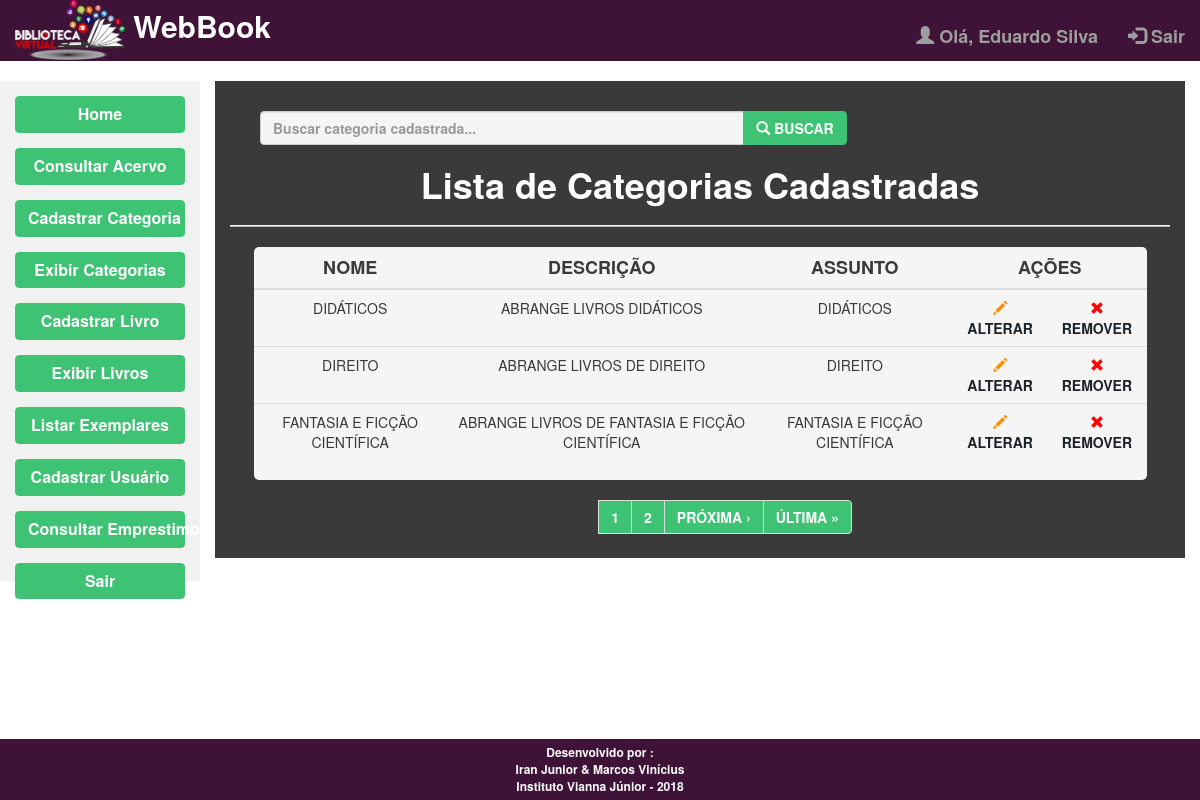
/view/exibirCategoria.view.php (signed in), run on the app's committed database.
### tables this page shows
CREATE TABLE `categoria` (
  `idCategoria` int(11) NOT NULL AUTO_INCREMENT,
  `nome` varchar(45) DEFAULT NULL,
  `descricao` varchar(80) DEFAULT NULL,
  `assunto` varchar(45) DEFAULT NULL,
  PRIMARY KEY (`idCategoria`)
);

### view/exibirCategoria.view.php (the view, shortened to what this page needs)
<?php
require_once ("../view/templateIndex.php");
global $pdo;
$endereco = $_SERVER ['PHP_SELF'];
$pagina_atual = (isset($_GET['page']) && is_numeric($_GET['page'])) ? $_GET['page'] : 1;
$linha_inicial = ($pagina_atual - 1) * QTDE_REGISTROS;
if(!empty($_GET['busca'])) {
    $sql = "SELECT * FROM categoria where nome like :busca LIMIT {$linha_inicial}, " . QTDE_REGISTROS;
    $statement = $pdo->prepare($sql);
    $statement->bindValue(':busca', '%' . $busca . '%');
}else{
    $sql = "SELECT * FROM categoria ORDER BY nome LIMIT {$linha_inicial}, " . QTDE_REGISTROS;
    $statement = $pdo->prepare($sql);
}
$statement->execute();
$dados = $statement->fetchAll(PDO::FETCH_OBJ);
if(!empty($_GET['busca'])) {
    $sqlContador = "SELECT COUNT(*) AS total_registros FROM categoria WHERE nome like :busca";
    $statement = $pdo->prepare($sqlContador);
    $statement->bindValue(':busca', '%' . $busca . '%');
}else{
    $sqlContador = "SELECT COUNT(*) AS total_registros FROM categoria";
    $statement = $pdo->prepare($sqlContador);
}
$statement->execute();
$valor = $statement->fetch(PDO::FETCH_OBJ);
$ultima_pagina = ceil($valor->total_registros / QTDE_REGISTROS);
$proxima_pagina = ($pagina_atual < $ultima_pagina) ? $pagina_atual + 1 : $pagina_atual;
$range_inicial = (($pagina_atual - RANGE_PAGINAS) >= 1) ? $pagina_atual - RANGE_PAGINAS : 1;
$range_final = (($pagina_atual + RANGE_PAGINAS) <= $ultima_pagina) ? $pagina_atual + RANGE_PAGINAS : $ultima_pagina;
$exibir_botao_final = ($range_final > $pagina_atual) ? 'mostrar' : 'esconder';
?>
<!DOCTYPE html>
<html lang="pt-br">
<head>
    <link rel="stylesheet" href="../css/estilo.css">
    <link rel="stylesheet" href="https://maxcdn.bootstrapcdn.com/bootstrap/3.3.7/css/bootstrap.min.css">
</head>
<body>
<div id="conteudoPrincipalFixo" class="container-fluid text-center">
    <div class="row content">
        <?php
        if($_SESSION['tipoUsuario'] == "5"){
            menuLateralAdmin();
        }
        ?>
        <div id="conteudoPrincipal" class="col-md-10 text-left">
            <div id="DivRegistroTabela" class="container col-md-12">
                <div class="row">
                <form method="get">
                    <div class="container col-md-8">
                        <div class="form-row">
                            <div id="buscarRegistro" class='input-group'>
                                <input id='busca' name="busca" type='text' class='form-control' placeholder='Buscar categoria cadastrada...'>
                                <div class='input-group-btn'>
                                    <button id='BotaoPesquisar' class='btn btn-warning' type='submit'>
                                        <i class='glyphicon glyphicon-search'></i>  BUSCAR
                                    </button>
                                </div>
                            </div>
                        </div>
                    </div>
                </form>
                <br/>
                </div>
                <div class="row">
                    <div class="col-md-12">
                <h1>Lista de Categorias Cadastradas</h1>
                <hr id="hrRegistros">
                <div id="tabelaExibir" class="row">
                    <table class="table table-hover">
                        <thead id="theadRegistro">
                        <tr>
                            <th>Nome</th>
                            <th>Descrição</th>
                            <th>Assunto</th>
                            <th colspan="2">Ações</th>
                        </tr>
                        </thead>
                        <tbody id="tbodyRegistro">
                        <?php if (!empty($dados)) {
                        foreach ($dados as $categoria) {
                            echo "
                    <tr>
                        <td>$categoria->nome</td>
                        <td>$categoria->descricao</td>
                        <td>$categoria->assunto</td>
                        <td><a href='../view/cadastroCategoria.view.php?id=".$categoria->idCategoria."'><i class='glyphicon glyphicon-pencil'></i>  Alterar</a></td>
                        <td><a  data-toggle='modal' data-target='#myModal".$categoria->idCategoria."' id='tdRemover' href='#?id=".$categoria->idCategoria."'><i class='glyphicon glyphicon-remove'></i>  Remover</a></td>
                    </tr>
                    <div id='myModal".$categoria->idCategoria."' class='modal fade' role='dialog'>
                        <div class='modal-dialog'>
                            <div class='modal-content'>
                                <div id='cabecalhoModal' class='modal-header'>
                                    <button id='fecharModal' type='button' class='close' data-dismiss='modal'>&times;</button>
                                    <h4 class='modal-title'>Confirmação de exclusão</h4>
                                </div>
                                <div id='bodyModal' class='modal-body'>
                                    <p>Tem certeza que deseja excluir este registro ?</p>
                                </div>
                                <div id='rodapeModal' class='modal-footer'>
                                    <a id='aBotaoRemover' class='btn btn-warning' href='../controller/Categoria.action.php?act=del&id=".$categoria->idCategoria."'>Remover</a>
                                    <button id='aBotaoCancelar' type='button' class='btn btn-default' data-dismiss='modal'>Cancelar</button>
                                </div>
                            </div>
                        </div>
                    </div>
                    ";
                        }
                        ?>
                        </tbody>
                    </table>
                </div>
            </div>
        <nav id='Paginacao' aria-label='Navegacao' class="col-md-10">
            <ul id='UlPaginacao' class='pagination pagination-md'>
            <?php
            for ($i = $range_inicial; $i <= $range_final; $i++):
                $destaque = ($i == $pagina_atual) ? 'destaque' : '';
                echo "
                <li class='page-item'>";
                    if(!empty($_GET['busca'])) {
                        echo "<a class='page-link $destaque' href='$endereco?page=$i&busca=$busca'>  $i  </a>";
                    }else{
                      echo "<a class='page-link $destaque' href='$endereco?page=$i'>  $i  </a>";
                    }
                echo"</li>";
            endfor;
            ?>
                <li class='page-item'>
                    <?php
                    if(!empty($_GET['busca'])) {
                        echo"<a class='page-link $exibir_botao_final' href='$endereco?page=$proxima_pagina&busca' title='Próxima Página'> Próxima ›</a>";
                    }else{
                        echo"<a class='page-link $exibir_botao_final' href='$endereco?page=$proxima_pagina' title='Próxima Página'> Próxima ›</a>";
                    }
                    ?>
                </li>
                <li class='page-item'>
                    <?php
                    if(!empty($_GET['busca'])) {
                        echo"<a class='page-link $exibir_botao_final' href='$endereco?page=$ultima_pagina&busca'  title='Última Página'> Última &raquo;</a>";
                    }else{
                        echo"<a class='page-link $exibir_botao_final' href='$endereco?page=$ultima_pagina'  title='Última Página'> Última &raquo;</a>";
                    }
                    ?>
                </li>
            </ul>
        </nav>
            <?php
            }
             else {
                echo "<h2 class='bg-warning'>Nenhum registro foi encontrado!</h2>
    ";
            }
            ?>
        </div>
                </div>
            </div>
    </div>
</div>
<br>
</body>
</html>

### css/estilo.css (style rules this page uses)
#conteudoPrincipalFixo { height: auto; }
#conteudoPrincipalFixo .row { height: 100%; }
#conteudoPrincipal { height: 100%; }
#buscarRegistro { margin-top: 30px; margin-left: 30px; }
#buscarRegistro button { font-weight: bold; background-color: #3EC374; border-color: #3EC374; }
#buscarRegistro input { font-weight: bold; background-color: whitesmoke; }
#hrRegistros { background-color: #bbb; height: 1px; }
#DivRegistroTabela { background-color: #3A3A3A; text-align: center; text-transform: uppercase; color: white; }
#theadRegistro { text-transform: uppercase; font-weight: bold; font-size: large; }
#tabelaExibir { margin: 0 auto; background-color: whitesmoke; width: 95%; border-radius: 5px; color: #3A3A3A; }
#DivRegistroTabela h1 { font-weight: bold; text-transform: none; }
#theadRegistro tr th { text-align: center; }
#tbodyRegistro tr td a { font-weight: bold; text-decoration: none; color: #1D2329; }
#tbodyRegistro .glyphicon-remove { color: red; }
#tbodyRegistro .glyphicon-pencil { color: #FF8C00; }
#UlPaginacao li a { background-color: #3EC374; color: white; font-weight: bold; }
#Paginacao { text-align: center; }
.mostrar { visibility: visible; }

### data on the page
categoria: nome "DIDÁTICOS", descricao "ABRANGE LIVROS DIDÁTICOS", assunto "DIDÁTICOS"
categoria: nome "DIREITO", descricao "ABRANGE LIVROS DE DIREITO", assunto "DIREITO"
categoria: nome "FANTASIA E FICÇÃO CIENTÍFICA", descricao "ABRANGE LIVROS DE FANTASIA E FICÇÃO CIENTÍFICA", assunto "FANTASIA E FICÇÃO CIENTÍFICA"

### other printed values
$_SESSION['nomeUsuario'] "Eduardo Silva"
